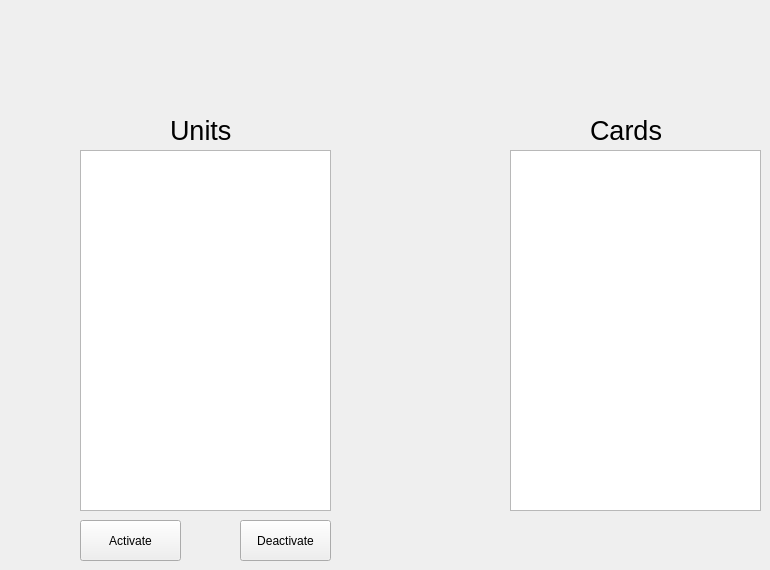
    <widget class="QWidget" name="CollectionManager">
     <widget class="QTableWidget" name="collectionUnitList">
      <property name="geometry">
       <rect>
        <x>80</x>
        <y>150</y>
        <width>251</width>
        <height>361</height>
       </rect>
      </property>
     </widget>
     <widget class="QTableWidget" name="collectionCardList">
      <property name="geometry">
       <rect>
        <x>510</x>
        <y>150</y>
        <width>251</width>
        <height>361</height>
       </rect>
      </property>
     </widget>
     <widget class="QPushButton" name="collectionActivate">
      <property name="geometry">
       <rect>
        <x>80</x>
        <y>520</y>
        <width>101</width>
        <height>41</height>
       </rect>
      </property>
      <property name="text">
       <string>Activate</string>
      </property>
     </widget>
     <widget class="QPushButton" name="collectionDeactivate">
      <property name="geometry">
       <rect>
        <x>240</x>
        <y>520</y>
        <width>91</width>
        <height>41</height>
       </rect>
      </property>
      <property name="text">
       <string>Deactivate</string>
      </property>
     </widget>
     <widget class="QLabel" name="label_25">
      <property name="geometry">
       <rect>
        <x>170</x>
        <y>120</y>
        <width>161</width>
        <height>21</height>
       </rect>
      </property>
      <property name="font">
       <font>
        <pointsize>20</pointsize>
       </font>
      </property>
      <property name="text">
       <string>Units</string>
      </property>
     </widget>
     <widget class="QLabel" name="label_26">
      <property name="geometry">
       <rect>
        <x>590</x>
        <y>120</y>
        <width>141</width>
        <height>21</height>
       </rect>
      </property>
      <property name="font">
       <font>
        <pointsize>20</pointsize>
       </font>
      </property>
      <property name="text">
       <string>Cards</string>
      </property>
     </widget>
    </widget>
